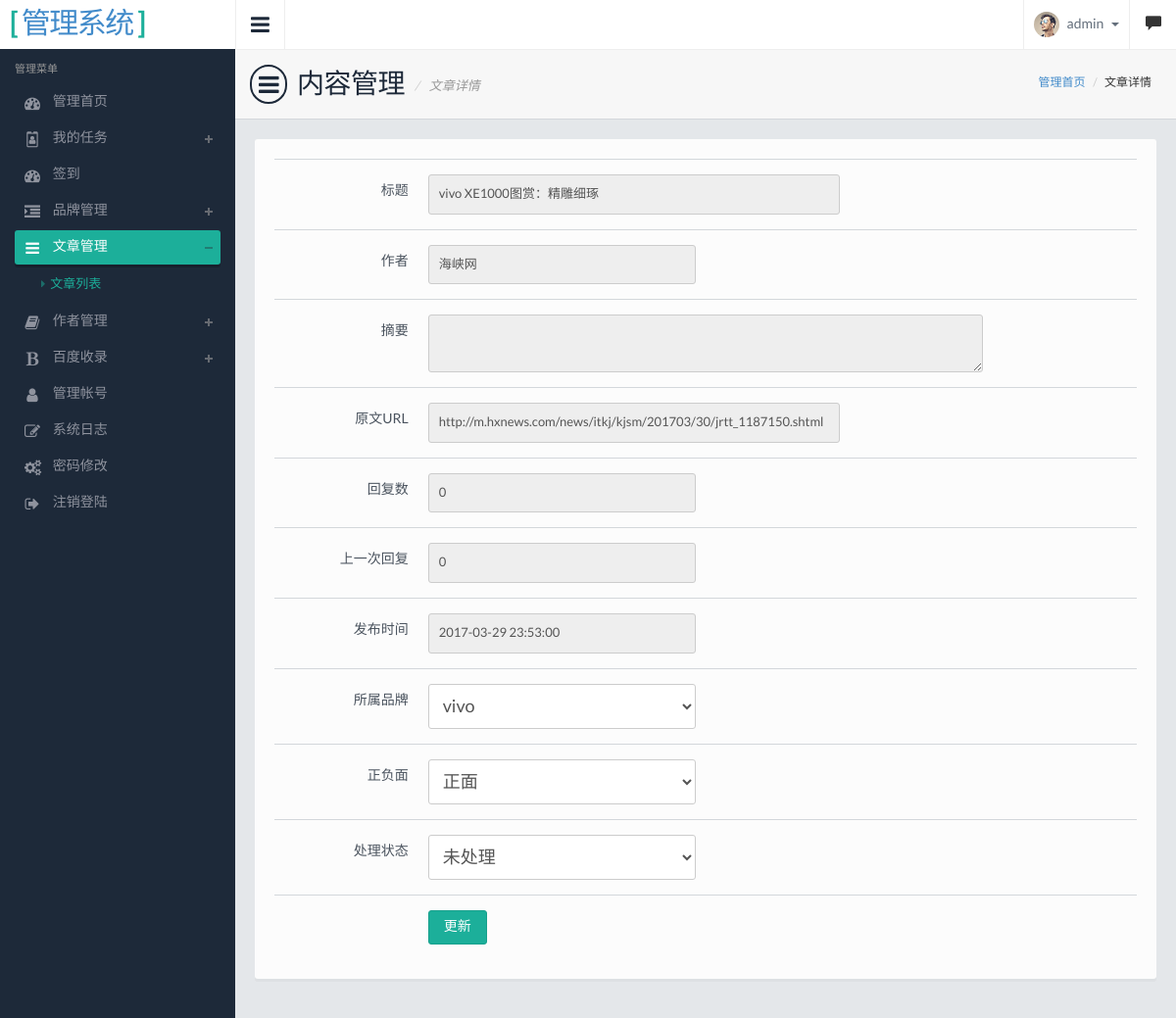
The app's page /manager/article/listing/edit?id=755 (signed in) with its own data.
### tables this page shows
CREATE TABLE `article` (
  `id` bigint(20) NOT NULL AUTO_INCREMENT,
  `wid` bigint(20) NOT NULL,
  `title` varchar(255) NOT NULL COMMENT '文章标题',
  `author` varchar(255) NOT NULL COMMENT '作者',
  `abstracts` text NOT NULL COMMENT '摘要',
  `reply` int(11) NOT NULL DEFAULT '0' COMMENT '回复数',
  `pre_reply` int(11) NOT NULL DEFAULT '0' COMMENT '上一次回复数',
  `seply_status` int(11) NOT NULL DEFAULT '0' COMMENT '回复数状态 0为否 1为是',
  `brand_id` int(11) NOT NULL DEFAULT '0' COMMENT '品牌ID,与brand表ID对应,0表示未定义',
  `positive` int(11) NOT NULL DEFAULT '2' COMMENT '正负面 0为负 1为正 2未标识',
  `status` int(11) NOT NULL DEFAULT '0' COMMENT '文章状态 0 未处理 1处理中 2 处理完成',
  `url` varchar(500) NOT NULL COMMENT '原文URL',
  `share_url` varchar(500) NOT NULL COMMENT '分享URL',
  `release_time` int(11) NOT NULL COMMENT '发布时间',
  `created` int(11) NOT NULL DEFAULT '0',
  `updated` int(11) NOT NULL DEFAULT '0',
  `deleted` int(11) NOT NULL DEFAULT '0',
  `keyword` varchar(200) DEFAULT NULL,
  PRIMARY KEY (`id`)
);

CREATE TABLE `brand` (
  `id` int(11) NOT NULL AUTO_INCREMENT,
  `name` varchar(255) NOT NULL COMMENT '品牌名称',
  `created` int(11) NOT NULL DEFAULT '0',
  `updated` int(11) NOT NULL DEFAULT '0',
  `deleted` int(11) NOT NULL DEFAULT '0',
  PRIMARY KEY (`id`)
);

### application/controllers/manager/article/Listing.php (called while the page is built, shortened)
<?php
require_once(APPPATH.'libraries/REST_Controller.php');
class Listing extends REST_Controller {
    public function __construct()
    {
        $this->template_patch=REST_Controller::MANAGER_TEMPLATE_PATH;
        $this->load->helper('message_encode');
        $this->load->model('article/Column_model','Column_model',true);
        $this->load->model('article/List_model','List_model',true);
        $this->load->model('article/Content_model','Content_model',true);
        $this->nav = 'article';
    }
    public function edit_get(){
        if(!empty($_SESSION['flashdata'])){
            $data=$_SESSION['flashdata'];
            unset($_SESSION['flashdata']);
        }else{
            $data=array();
        }
        $data['nav'] = $this->nav;
        $data['child_nav'] = 'listing';
        $data['token_name'] = $this->security->get_csrf_token_name();
        $data['hash'] = $this->security->get_csrf_hash();
        $data['skip_url']='/article/listing';
        $id=intval($this->get('id'));
        $info=$this->List_model->get($id);
        $data['id']=$id;
        $data['info']=$info;
        $rs=$this->Column_model->get_many_by(array());
        $data['rs']=$rs;
        $this->load->view($this->template_patch.'/article/article_edit',$data);
    }
}

### application/libraries/REST_Controller.php (called while the page is built, shortened)
<?php
abstract class REST_Controller extends CI_Controller {
    protected $allowed_http_methods = ['get', 'delete', 'post', 'put', 'options', 'patch', 'head'];
    protected $request = NULL;
    protected $_get_args = [];
    protected $_query_args = [];
    protected $_supported_formats = [
            'json' => 'application/json',
            'array' => 'application/json',
            'csv' => 'application/csv',
            'html' => 'text/html',
            'jsonp' => 'application/javascript',
            'php' => 'text/plain',
            'serialized' => 'application/vnd.php.serialized',
            'xml' => 'application/xml'
        ];
    protected $_enable_xss = FALSE;
    public function __construct($config = 'rest')
    {
        $this->_enable_xss = ($this->config->item('global_xss_filtering') === TRUE);
        $supported_formats = $this->config->item('rest_supported_formats');
        $this->_supported_formats = array_intersect_key($this->_supported_formats, array_flip($supported_formats));
        $this->request = new stdClass();
        $this->request->method = $this->_detect_method();
        $this->_get_args = array_merge($this->_get_args, $this->uri->ruri_to_assoc());
    }
    public function _remap($object_called, $arguments = [])
    {
        $object_called = preg_replace('/^(.*)\.(?:'.implode('|', array_keys($this->_supported_formats)).')$/', '$1', $object_called);
        $controller_method = $object_called.'_'.$this->request->method;
        try
        {
            call_user_func_array([$this, $controller_method], $arguments);
        }
        catch (Exception $ex)
        {
            $this->response([
                    $this->config->item('rest_status_field_name') => FALSE,
                    $this->config->item('rest_message_field_name') => [
                        'classname' => get_class($ex),
                        'message' => $ex->getMessage()
                    ]
                ], self::HTTP_INTERNAL_SERVER_ERROR);
        }
    }
    protected function _detect_method()
    {
        $method = NULL;
        if ($this->config->item('enable_emulate_request') === TRUE)
        {
            $method = $this->input->post('_method');
            if ($method === NULL)
            {
                $method = $this->input->server('HTTP_X_HTTP_METHOD_OVERRIDE');
            }
            $method = strtolower($method);
        }
        if (empty($method))
        {
            $method = $this->input->method();
        }
        return in_array($method, $this->allowed_http_methods) && method_exists($this, '_parse_' . $method) ? $method : 'get';
    }
    protected function _parse_get()
    {
        $this->_get_args = array_merge($this->_get_args, $this->_query_args);
    }
    protected function _parse_query()
    {
        $this->_query_args = $this->input->get();
    }
    public function get($key = NULL, $xss_clean = NULL)
    {
        return isset($this->_get_args[$key]) ? $this->_xss_clean($this->_get_args[$key], $xss_clean) : NULL;
    }
    protected function _xss_clean($value, $xss_clean)
    {
        is_bool($xss_clean) || $xss_clean = $this->_enable_xss;
        return $xss_clean === TRUE ? $this->security->xss_clean($value) : $value;
    }
}

### index.php (called while the page is built, shortened)
<?php
require_once BASEPATH.'core/CodeIgniter.php';

### application/core/MY_Model.php (called while the page is built, shortened)
<?php
class MY_Model extends CI_Model
{
    protected $_table;
    public $_database;
    protected $primary_key = 'id';
    protected $soft_delete = FALSE;
    protected $soft_delete_key = 'deleted';
    protected $_temporary_with_deleted = FALSE;
    protected $_temporary_only_deleted = FALSE;
    protected $return_type = 'object';
    protected $_temporary_return_type = NULL;
    public function __construct()
    {
        $this->_database = $this->db;
        $this->_temporary_return_type = $this->return_type;
    }
    public function get($primary_value)
    {
		return $this->get_by($this->primary_key, $primary_value);
    }
    public function get_by()
    {
        $where = func_get_args();
        $row = $this->_database->get($this->_table)
                        ->{$this->_return_type()}();
        $this->_temporary_return_type = $this->return_type;
        $row = $this->trigger('after_get', $row);
        return $row;
    }
    public function get_many_by()
    {
        $where = func_get_args();
        return $this->get_all();
    }
    public function get_all()
    {
        if ($this->soft_delete && $this->_temporary_with_deleted !== TRUE)
        {
            $this->_database->where($this->soft_delete_key, (bool)$this->_temporary_only_deleted);
        }
        $result = $this->_database->get($this->_table)
                           ->{$this->_return_type(1)}();
        $this->_temporary_return_type = $this->return_type;
        return $result;
    }
    public function trigger($event, $data = FALSE, $last = TRUE)
    {
        return $data;
    }
    protected function _set_where($params)
    {
        if (count($params) == 1 && is_array($params[0]))
        {
            foreach ($params[0] as $field => $filter)
            {
                if (is_array($filter))
                {
                    $this->_database->where_in($field, $filter);
                }
                else
                {
                    if (is_int($field))
                    {
                        $this->_database->where($filter);
                    }
                    else
                    {
                        $this->_database->where($field, $filter);
                    }
                }
            }
        }
        else if (count($params) == 1)
        {
            $this->_database->where($params[0]);
        }
    	else if(count($params) == 2)
		{
            if (is_array($params[1]))
            {
                $this->_database->where_in($params[0], $params[1]);
            }
            else
            {
                $this->_database->where($params[0], $params[1]);
            }
		}
    }
    protected function _return_type($multi = FALSE)
    {
        $method = ($multi) ? 'result' : 'row';
        return $this->_temporary_return_type == 'array' ? $method . '_array' : $method;
    }
}

### application/views/manager/article/article_edit.php (the view, shortened to what this page needs)
<?php
$admin_path=REST_Controller::MANAGER_PATH;
?>
<div class="pageheader">
  <h2><i class="fa fa-bars"></i> 内容管理 <span>文章详情</span></h2>
  <div class="breadcrumb-wrapper">
    <ol class="breadcrumb">
      <li><a href="<?php echo $this->config->base_url($admin_path.'/main');?>">管理首页</a></li>
      <li class="active">文章详情</li>
    </ol>
  </div>
</div>
<section class="contentpanel">
    <div class="panel">
        <div class="panel-body">
            <form class="form-horizontal tasi-form form-bordered" name="adminform" id="adminform" method="post" action="<?php echo $this->config->base_url($admin_path);?>/article/listing/update">
                <div class="form-group">
                    <label class="col-sm-2 control-label">标题</label>
                    <div class="col-sm-6">
                        <input class="form-control" type="text" name="" value="<?php echo @$info['title']; ?>" readonly>
                    </div>
                </div>
                <div class="form-group">
                    <label class="col-sm-2 control-label">作者</label>
                    <div class="col-sm-4">
                        <input class="form-control" type="text" name="" value="<?php echo @$info['author']; ?>" readonly>
                    </div>
                </div>
                <div class="form-group">
                    <label class="col-sm-2 control-label">摘要</label>
                    <div class="col-sm-8">
                        <textarea class="form-control" readonly><?php echo @$info['abstract']; ?></textarea>
                    </div>
                </div>
                <div class="form-group">
                    <label class="col-sm-2 control-label">原文URL</label>
                    <div class="col-sm-6">
                        <input class="form-control" type="text" name="" value="<?php echo @$info['url']; ?>" readonly>
                    </div>
                </div>
                <div class="form-group">
                    <label class="col-sm-2 control-label">回复数</label>
                    <div class="col-sm-4">
                        <input class="form-control" type="text" name="" value="<?php echo @$info['reply']; ?>" readonly>
                    </div>
                </div>
                <div class="form-group">
                    <label class="col-sm-2 control-label">上一次回复</label>
                    <div class="col-sm-4">
                        <input class="form-control" type="text" name="" value="<?php echo @$info['pre_reply']; ?>" readonly>
                    </div>
                </div>
                <div class="form-group">
                    <label class="col-sm-2 control-label">发布时间</label>
                    <div class="col-sm-4">
                        <input class="form-control" type="text" name="" value="<?php echo date("Y-m-d H:i:s",$info['release_time']); ?>" readonly>
                    </div>
                </div>
                <div class="form-group">
                    <label for="inputEmail1" class="col-sm-2 control-label">所属品牌</label>
                    <div class="col-lg-4">
                        <select class="form-control input-lg m-bot15" name="brand_id">
                            <?php foreach($rs as $rs_row):?>
                                <option value="<?php echo $rs_row['id']?>" <?php if($rs_row['id']==$info['brand_id']){ echo 'selected';}?>><?php echo $rs_row['name'];?></option>
                            <?php endforeach; ?>
                        </select>
                    </div>
                </div>
                <div class="form-group">
                    <label for="inputEmail1" class="col-sm-2 control-label">正负面</label>
                    <div class="col-lg-4">
                        <select class="form-control input-lg m-bot15" name="positive">
                            <option <?php if($info['positive']==1){echo 'selected';}?> value="1">正面</option>
                        </select>
                    </div>
                </div>
                <div class="form-group">
                    <label for="inputEmail1" class="col-sm-2 control-label">处理状态</label>
                    <div class="col-lg-4">
                        <select class="form-control input-lg m-bot15" name="status">
                            <option <?php if($info['status']==0){echo 'selected';}?> value="0">未处理</option>
                        </select>
                    </div>
                </div>
                <div class="form-group">
                    <div class="col-lg-offset-2 col-lg-4">
                        <button type="button" id="formsubmit" class="btn btn-success security">更新</button>
                    </div>
                </div>
            </form>
        </div>
    </div>
</section>

### public/system/css/style.default.css (style rules this page uses)
body { background: #1d2939; font-family: 'LatoRegular', 'Lucida Grande', 'Lucida Sans Unicode', Helvetica, sans-serif !important; line-height: 21px; color: #636e7b; overflow: hidden; }
input,select,textarea { font-family: 'LatoRegular', 'Lucida Grande', 'Lucida Sans Unicode', Helvetica, sans-serif !important; color: #636e7b; }
h1,h2,h3,h4,h5 { font-family: 'LatoRegular', 'Lucida Grande', 'Lucida Sans Unicode', Helvetica, sans-serif; }
.pageheader { padding: 15px; border-bottom: 1px solid #d3d7db; border-top: 1px solid #eee; background: #f7f7f7; position: relative; }
.pageheader h2 { font-size: 28px; color: #1D2939; letter-spacing: -0.5px; margin: 0; }
.pageheader .glyphicon, .pageheader .fa { font-size: 24px; margin-right: 5px; padding: 6px 7px; border: 2px solid #1D2939; -moz-border-radius: 50px; -webkit-border-radius: 50px; border-radius: 50px; }
.pageheader h2 span { font-size: 13px; text-transform: none; color: #999; font-style: italic; vertical-align: middle; letter-spacing: 0; }
.pageheader h2 span::before { content: '/'; margin: 0 10px 0 5px; color: #ccc; }
.pageheader .breadcrumb-wrapper { position: absolute; top: 23px; right: 25px; }
.pageheader .breadcrumb { background: none; display: inline-block; padding: 0; }
.pageheader .breadcrumb li { font-size: 12px; }
.pageheader .breadcrumb li.active { color: #333; }
.contentpanel { padding: 20px; }
.contentpanel::after { clear: both; display: block; content: ''; }
form .form-group:last-child { margin-bottom: 0; }

### public/system/js/lhgdialog/skins/default.css (style rules this page uses)
body { _margin:0; }

### records on screen
article: title "vivo XE1000图赏：精雕细琢", author "海峡网", url "http://m.hxnews.com/news/itkj/kjsm/201703/30/jrtt_1187150.shtml", reply "0", pre_reply "0", release_time "2017-03-29 23:53:00", brand_id "vivo", positive "正面", status "未处理"

### other values on screen
$nav_row['name'] "管理首页"
$nav_row['name'] "我的任务"
$nav_row['name'] "签到"
$nav_row['name'] "品牌管理"
$nav_row['name'] "文章管理"
$nav_child_row['name'] "文章列表"
$nav_row['name'] "作者管理"
$nav_row['name'] "百度收录"
$nav_row['name'] "管理帐号"
$nav_row['name'] "系统日志"
$nav_row['name'] "密码修改"
$nav_row['name'] "注销登陆"
$_SESSION['admin']['name'] "admin"
